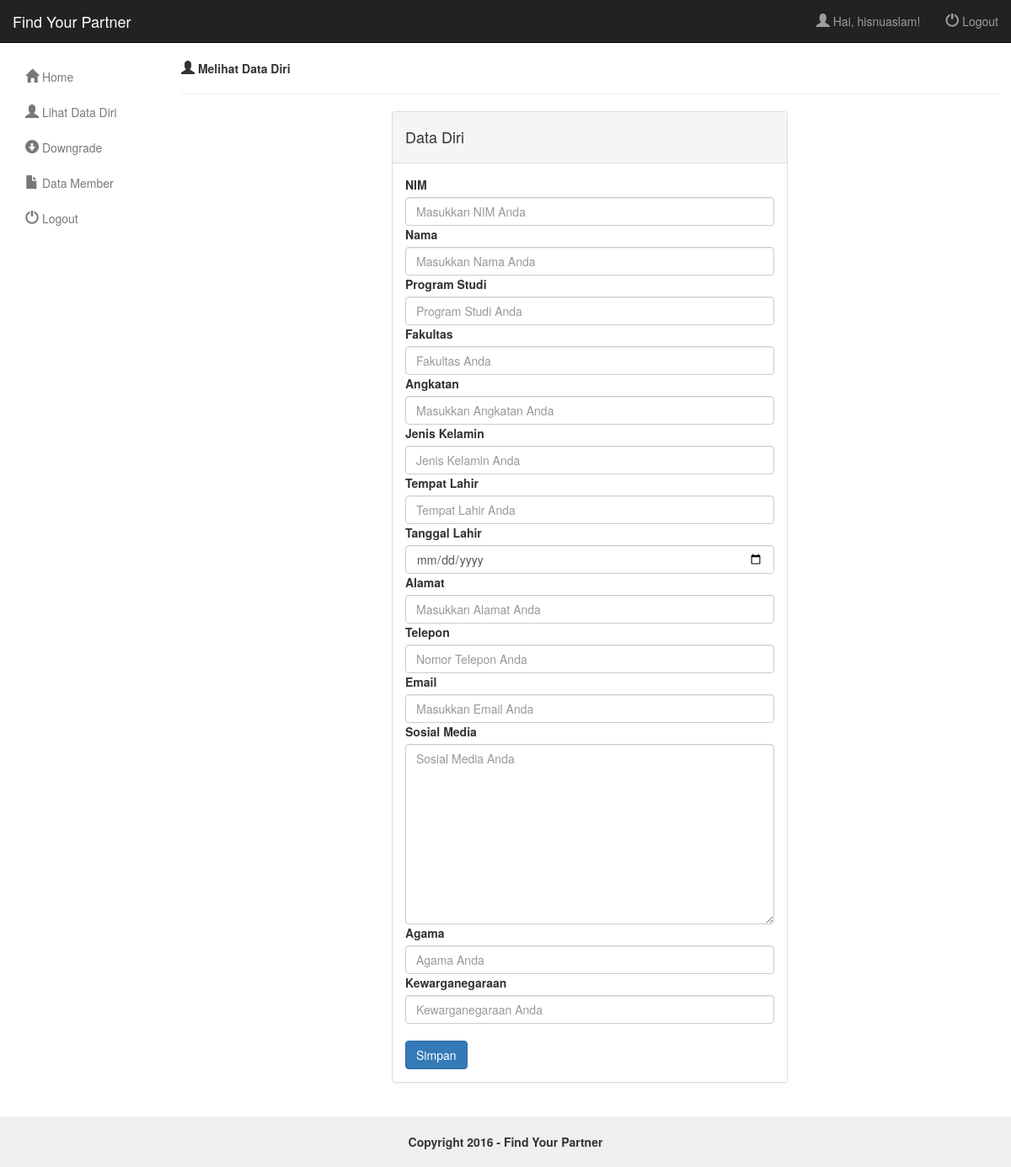
/datadirileader.php (signed in), run on an earlier commit of the app's database.
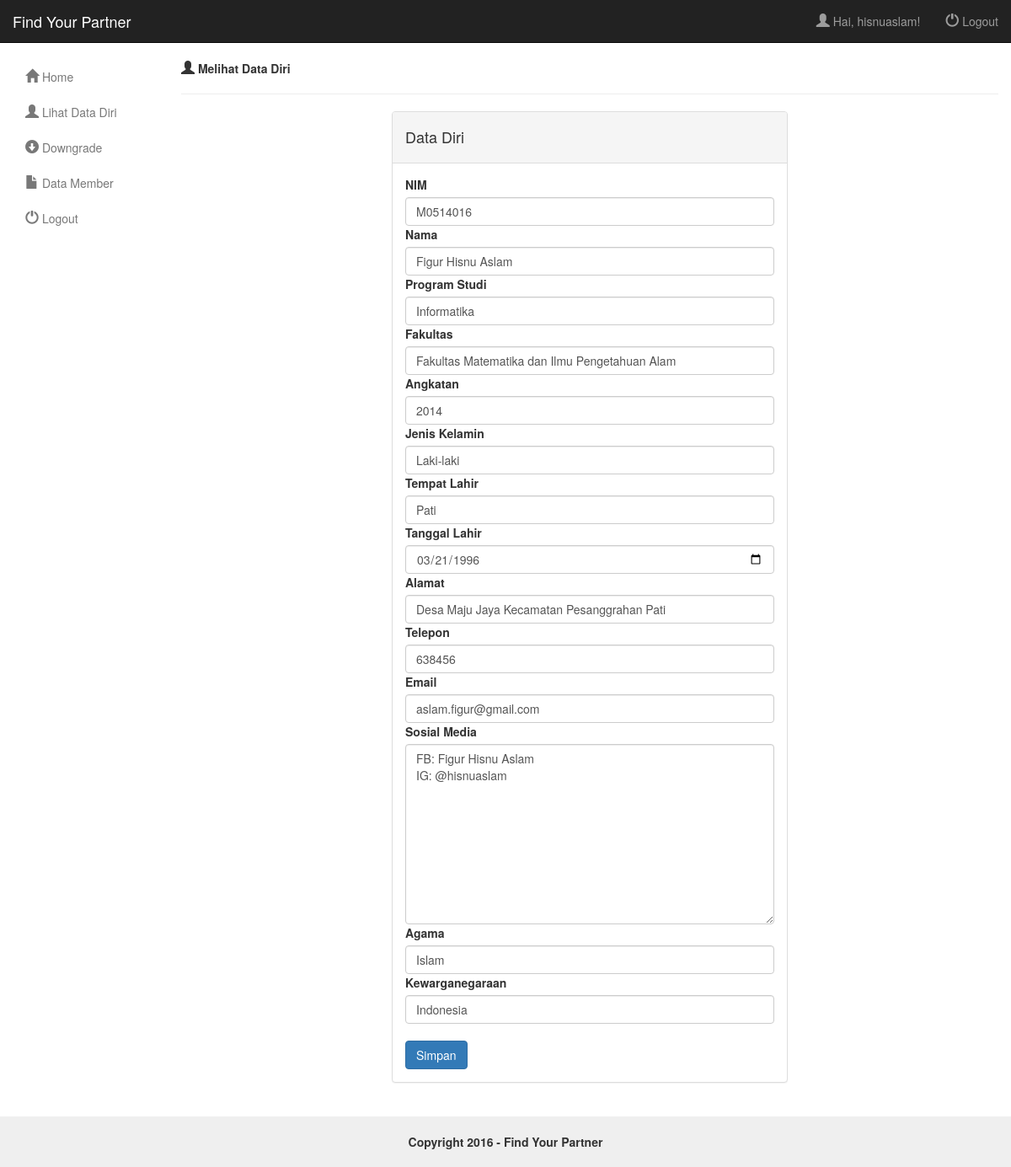
And on a later commit of the database.
### tables this page shows
CREATE TABLE `mahasiswa` (
  `nim` varchar(12) NOT NULL,
  `nama` varchar(50) NOT NULL,
  `prodi` varchar(60) NOT NULL,
  `fakultas` varchar(60) NOT NULL,
  `angkatan` int(4) NOT NULL,
  `jenis_kelamin` varchar(10) NOT NULL,
  `tempat_lahir` varchar(25) NOT NULL,
  `tanggal_lahir` date NOT NULL,
  `alamat` varchar(60) NOT NULL,
  `telepon` int(15) NOT NULL,
  `email` varchar(40) NOT NULL,
  `sosmed` text NOT NULL,
  `agama` varchar(20) NOT NULL,
  `kewarganegaraan` varchar(15) NOT NULL
);

### fungsi.php (called while the page is built)
<?php
	include("koneksiall.php");
	function getData($username){
		global $koneksi;
		$sql = "SELECT mahasiswa.nim, mahasiswa.nama, mahasiswa.prodi, mahasiswa.fakultas, mahasiswa.angkatan, mahasiswa.jenis_kelamin,
                   mahasiswa.tempat_lahir, mahasiswa.tanggal_lahir, mahasiswa.alamat, mahasiswa.telepon, mahasiswa.email, mahasiswa.sosmed,
                   mahasiswa.agama, mahasiswa.kewarganegaraan
            FROM mahasiswa
            INNER JOIN user
            ON mahasiswa.nim = user.nim AND user.username = '$username'";
    $result = mysqli_query($koneksi, $sql);
		if (mysqli_num_rows($result) > 0) {
			$row = mysqli_fetch_assoc($result);
			return $row;
		}
		return null;
	}
 ?>

### datadirileader.php (the view, shortened to what this page needs)
<?php
    include ("fungsi.php");
    $data = getData($_SESSION['username']);
?>
<!DOCTYPE html>
<html lang="en">
	<head>
		<link href="css/bootstrap.min.css" rel="stylesheet">
		<link href="css/styles.css" rel="stylesheet">
	</head>
	<body>
<div id="top-nav" class="navbar navbar-inverse navbar-static-top">
    <div class="container-fluid">
        <div class="navbar-header">
            <a class="navbar-brand" href="index.php">Find Your Partner</a>
        </div>
        <div class="navbar-collapse collapse">
            <ul class="nav navbar-nav navbar-right">
              <li><a href="#"><i class="glyphicon glyphicon-user"></i> Hai, <?php echo $_SESSION['username'] ;?>! </a></li>
              <li><a href="logout.php"><i class="glyphicon glyphicon-off"></i> Logout</a></li>
            </ul>
        </div>
    </div>
</div>
<div class="container-fluid">
    <div class="row">
        <div class="col-sm-2">
            <ul class="nav nav-stacked">
                <ul class="nav nav-stacked collapse in" id="userMenu">
                	<li> <a href="index.php"><i class="glyphicon glyphicon-home"></i> Home</a></li>
                  <li class="active"><a href="datadirileader.php"><i class="glyphicon glyphicon-user"></i> Lihat Data Diri</a></li>
                  <li><a href="downgrade.php"><i class="glyphicon glyphicon-circle-arrow-down"></i> Downgrade</a></li>
                  <li><a href="datamember.php"><i class="glyphicon glyphicon-file"></i> Data Member</a></li>
                  <li><a href="logout.php"><i class="glyphicon glyphicon-off"></i> Logout</a></li>
                </ul>
            </ul>
        </div>
        <div class="col-sm-10">
            <strong><i class="glyphicon glyphicon-user"></i> Melihat Data Diri</strong>
            <hr>
            <div class="row">
              <div class="col-md-3">
              </div>
              <div class="col-md-6">
                <div class="panel panel-default">
                    <div class="panel-heading">
                        <div class="panel-title">
                            <h4>Data Diri</h4>
                        </div>
                    </div>
                    <div class="panel-body">
                      <form role="form" action="datadirileader.php" method="post">
                        <div class="control-group">
                            <label>NIM</label>
                            <div class="controls">
                                <input type="text" name="nim" class="form-control" value="<?php echo $data['nim'];?>" placeholder="Masukkan NIM Anda">
                            </div>
                        </div>
                        <div class="control-group">
                            <label>Nama</label>
                            <div class="controls">
                                <input type="text" name="nama" class="form-control" value="<?php echo $data['nama'];?>" placeholder="Masukkan Nama Anda">
                            </div>
                        </div>
                        <div class="control-group">
                            <label>Program Studi</label>
                            <div class="controls">
                                <input type="text" name="prodi" class="form-control" value="<?php echo $data['prodi'];?>" placeholder="Program Studi Anda">
                            </div>
                        </div>
                        <div class="control-group">
                            <label>Fakultas</label>
                            <div class="controls">
                                <input type="text" name="fakultas" class="form-control" value="<?php echo $data['fakultas'];?>" placeholder="Fakultas Anda">
                            </div>
                        </div>
                        <div class="control-group">
                            <label>Angkatan</label>
                            <div class="controls">
                                <input type="text" name="angkatan" class="form-control" value="<?php echo $data['angkatan'];?>" placeholder="Masukkan Angkatan Anda">
                            </div>
                        </div>
                        <div class="control-group">
                            <label>Jenis Kelamin</label>
                            <div class="controls">
                                <input type="text" name="jenis_kelamin" class="form-control" value="<?php echo $data['jenis_kelamin'];?>" placeholder="Jenis Kelamin Anda">
                            </div>
                        </div>
                        <div class="control-group">
                            <label>Tempat Lahir</label>
                            <div class="controls">
                                <input type="text" name="tempat_lahir" class="form-control" value="<?php echo $data['tempat_lahir'];?>" placeholder="Tempat Lahir Anda">
                            </div>
                        </div>
                        <div class="control-group">
                            <label>Tanggal Lahir</label>
                            <div class="controls">
                                <input type="date" name="tanggal_lahir" class="form-control" value="<?php echo $data['tanggal_lahir'];?>" placeholder="Tanggal Lahir Anda">
                            </div>
                        </div>
                        <div class="control-group">
                            <label>Alamat</label>
                            <div class="controls">
                                <input type="text" name="alamat" class="form-control" value="<?php echo $data['alamat'];?>" placeholder="Masukkan Alamat Anda">
                            </div>
                        </div>
                        <div class="control-group">
                            <label>Telepon</label>
                            <div class="controls">
                                <input type="text" name="telepon" class="form-control" value="<?php echo $data['telepon'];?>" placeholder="Nomor Telepon Anda">
                            </div>
                        </div>
                        <div class="control-group">
                            <label>Email</label>
                            <div class="controls">
                                <input type="text" name="email" class="form-control" value="<?php echo $data['email'];?>" placeholder="Masukkan Email Anda">
                            </div>
                        </div>
                        <div class="control-group">
                            <label>Sosial Media</label>
                            <div class="controls">
                                <textarea class="form-control" cols="50" rows="10" name="sosmed" placeholder="Sosial Media Anda"><?php echo $data['sosmed'];?></textarea>
                            </div>
                        </div>
                        <div class="control-group">
                            <label>Agama</label>
                            <div class="controls">
                                <input type="text" name="agama" class="form-control" value="<?php echo $data['agama'];?>" placeholder="Agama Anda">
                            </div>
                        </div>
                        <div class="control-group">
                            <label>Kewarganegaraan</label>
                            <div class="controls">
                                <input type="text" name="kewarganegaraan" class="form-control" value="<?php echo $data['kewarganegaraan'];?>" placeholder="Kewarganegaraan Anda">
                            </div>
                        </div>
                        <div class="control-group">
                            <div class="controls">
                                <button type="submit" name="ubah" class="btn btn-primary">
                                    Simpan
                                </button>
                            </div>
                        </div>
                      </form>
                    </div>
                </div>
              </div>
              <div class="col-md-3">
              </div>
            </div>
        </div>
    </div>
</div>
<footer class="text-center"><strong>Copyright 2016 - Find Your Partner</strong></footer>
	</body>
</html>

### css/styles.css (style rules this page uses)
.navbar-static-top { margin-bottom:20px; }
i { font-size:16px; }
.nav > li > a { color:#787878; }
footer { margin-top:20px; padding-top:20px; padding-bottom:20px; background-color:#efefef; }

What changed in the data, as far as the page shows it:
added mahasiswa: nim "M0514016", nama "Figur Hisnu Aslam", prodi "Informatika", fakultas "Fakultas Matematika dan Ilmu Pengetahuan Alam", angkatan "2014", jenis_kelamin "Laki-laki", tempat_lahir "Pati", tanggal_lahir "03/21/1996", alamat "Desa Maju Jaya Kecamatan Pesanggrahan Pati", telepon "638456", email "aslam.figur@gmail.com", sosmed "FB: Figur Hisnu Aslam IG: @hisnuaslam", agama "Islam", kewarganegaraan "Indonesia"
